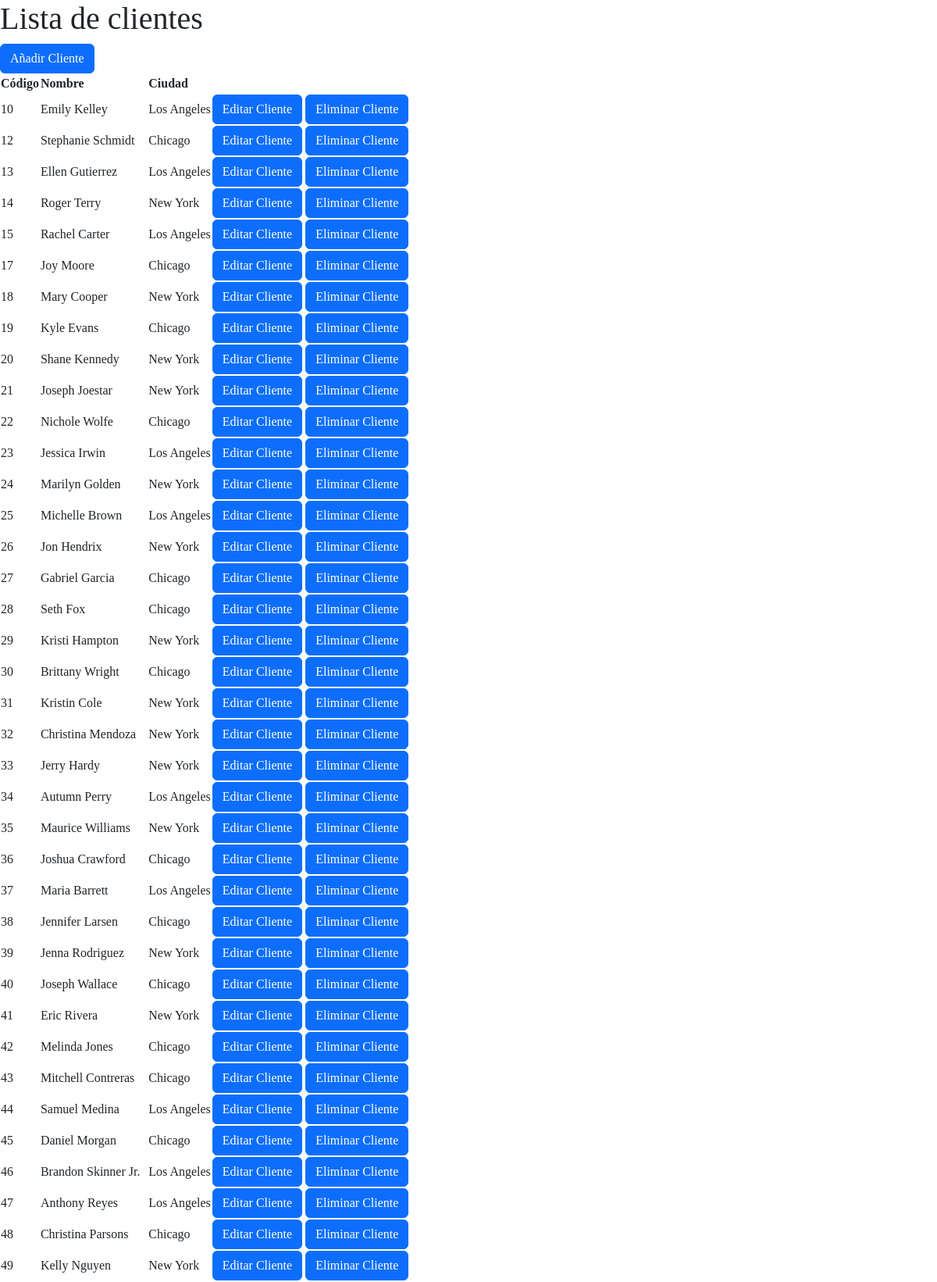
The app's page /clients (upper part) with its own data.
### Backend/models/models.py (models this page shows)
class Client(db.Model):
    cod = db.Column(db.Integer, primary_key=True)
    name = db.Column(db.String(50), nullable=False)
    city_cod = db.Column(db.Integer, db.ForeignKey('city.cod'), nullable=False)
    def to_dict(self):
        data = {
            'cod': self.cod,
            'name': self.name,
            'city_cod': self.city_cod
        }
        return data

class City(db.Model):
    cod = db.Column(db.Integer, primary_key=True)
    name = db.Column(db.String(50), nullable=False)
    clients = db.relationship('Client', backref='city', lazy=True)
    def to_dict(self):
        data = {
            'cod': self.cod,
            'name': self.name,
            'clients': list(map(lambda a: a.to_dict(), self.clients))
        }
        return data

### Backend/controllers/client.py (the view)
@app.route('/clients', methods=['GET'])
def clients_list():
    clients = Client.query.all()
    cities = list(map(lambda a: a.to_dict(), City.query.all()))
    city_dict = {city['cod']: city['name'] for city in cities}
    delete_url = url_for('clients_delete', cod=0)
    edit_url = url_for('clients_edit', cod=0)
    return render_template('clients.html', clients=clients, cities=cities, city_dict=city_dict, delete_url=delete_url, edit_url=edit_url)

### templates/clients.html (shortened to what this page needs)
{% extends "base.html" %}
{% block content %}
<h1>Lista de clientes</h1>
<table id="clientsTable">
    <thead>
        <tr>
            <th>Código</th>
            <th>Nombre</th>
            <th>Ciudad</th>
        </tr>
    </thead>
    <tbody id="listClients">
        {% for client in clients %}
        <tr id="client-{{ client.cod }}-details">
            <td id="client-{{ client.cod }}-cod">{{ client.cod }}</td>
            <td id="client-{{ client.cod }}-name">{{ client.name }}</td>
            <td id="client-{{ client.cod }}-city_cod">{{ city_dict[client.city_cod] }}</td>
            <td>
                <button type="button" class="btn btn-primary" data-bs-toggle="modal"
                    data-bs-target="#editClientModal-{{client.cod}}">
                    Editar Cliente
                </button>
                <button type="button" class="btn btn-primary" data-bs-toggle="modal"
                    data-bs-target="#deleteClientModal-{{client.cod}}">
                    Eliminar Cliente
                </button>
            </td>
        </tr>
        {% endfor %}
        <button type="button" class="btn btn-primary" data-bs-toggle="modal" data-bs-target="#clientModal">
            Añadir Cliente
        </button>
    </tbody>
</table>
{% endblock %}

### templates/base.html (shortened to what this page needs)
<!DOCTYPE html>
<html lang="en">
<head>
    {% block head %}
    <link href="https://cdn.jsdelivr.net/npm/bootstrap@5.3.0-alpha1/dist/css/bootstrap.min.css" rel="stylesheet"
>
    {% endblock %}
</head>
<body style="font-family: Ubuntu;">
    <div id="content">
        {% block content %}{% endblock %}
    </div>
</body>
</html>

### records on screen
Client: cod "10", name "Emily Kelley", city_cod.name "Los Angeles"
Client: cod "12", name "Stephanie Schmidt", city_cod.name "Chicago"
Client: cod "13", name "Ellen Gutierrez", city_cod.name "Los Angeles"
Client: cod "14", name "Roger Terry", city_cod.name "New York"
Client: cod "15", name "Rachel Carter", city_cod.name "Los Angeles"
Client: cod "17", name "Joy Moore", city_cod.name "Chicago"
Client: cod "18", name "Mary Cooper", city_cod.name "New York"
Client: cod "19", name "Kyle Evans", city_cod.name "Chicago"
Client: cod "20", name "Shane Kennedy", city_cod.name "New York"
Client: cod "21", name "Joseph Joestar", city_cod.name "New York"
Client: cod "22", name "Nichole Wolfe", city_cod.name "Chicago"
Client: cod "23", name "Jessica Irwin", city_cod.name "Los Angeles"
Client: cod "24", name "Marilyn Golden", city_cod.name "New York"
Client: cod "25", name "Michelle Brown", city_cod.name "Los Angeles"
Client: cod "26", name "Jon Hendrix", city_cod.name "New York"
Client: cod "27", name "Gabriel Garcia", city_cod.name "Chicago"
Client: cod "28", name "Seth Fox", city_cod.name "Chicago"
Client: cod "29", name "Kristi Hampton", city_cod.name "New York"
Client: cod "30", name "Brittany Wright", city_cod.name "Chicago"
Client: cod "31", name "Kristin Cole", city_cod.name "New York"
Client: cod "32", name "Christina Mendoza", city_cod.name "New York"
Client: cod "33", name "Jerry Hardy", city_cod.name "New York"
Client: cod "34", name "Autumn Perry", city_cod.name "Los Angeles"
Client: cod "35", name "Maurice Williams", city_cod.name "New York"
Client: cod "36", name "Joshua Crawford", city_cod.name "Chicago"
Client: cod "37", name "Maria Barrett", city_cod.name "Los Angeles"
Client: cod "38", name "Jennifer Larsen", city_cod.name "Chicago"
Client: cod "39", name "Jenna Rodriguez", city_cod.name "New York"
Client: cod "40", name "Joseph Wallace", city_cod.name "Chicago"
Client: cod "41", name "Eric Rivera", city_cod.name "New York"
Client: cod "42", name "Melinda Jones", city_cod.name "Chicago"
Client: cod "43", name "Mitchell Contreras", city_cod.name "Chicago"
Client: cod "44", name "Samuel Medina", city_cod.name "Los Angeles"
Client: cod "45", name "Daniel Morgan", city_cod.name "Chicago"
Client: cod "46", name "Brandon Skinner Jr.", city_cod.name "Los Angeles"
Client: cod "47", name "Anthony Reyes", city_cod.name "Los Angeles"
Client: cod "48", name "Christina Parsons", city_cod.name "Chicago"
Client: cod "49", name "Kelly Nguyen", city_cod.name "New York"
